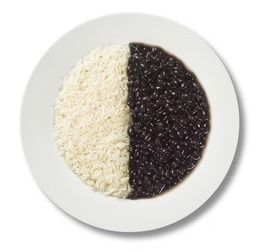
#> input picture ImageProcessing/images/feijao_com_arroz.png, 256 x 252 px, shrunk from 984 x 967 before the run, found by its file name
$ python aula3_pt2.py
#> lines starting #> are read from the running program, lines starting #| are printed output that depends on the picture
from PIL import Image
import matplotlib.pyplot as plt

CAMINHO_IMAGEM = "imagens/feijao_com_arroz.png"

# <1 ele diminui, >1 ele aumenta
CONTRASTE = 2.0
# >0 clareia, <0 escurece
ILUMINACAO = 20


# Aplica a curva de tom
def aplicar_curva(valor, contraste, iluminacao):

    novo_valor = (valor - 128) * contraste + 128
    novo_valor = novo_valor + iluminacao

    if novo_valor < 0:
        novo_valor = 0

    if novo_valor > 255:
        novo_valor = 255

    return int(novo_valor)


# Aplica a curva de tom parabólica
def aplicar_curva_parabolica(valor):

    novo_valor = ((valor / 256) ** 2) * 255

    return int(novo_valor)


# Aplica a curva "estourada"
# 0 -> máximo -> 0 -> máximo
def aplicar_curva_estourada(valor):

    if valor < 85:

        # 0 -> 255
        novo_valor = (valor / 85) * 255

    elif valor < 170:

        # 255 -> 0
        novo_valor = 255 - ((valor - 85) / 85) * 255

    else:

        # 0 -> 255
        novo_valor = ((valor - 170) / 85) * 255

    return int(novo_valor)


# Gera os valores da curva
def gerar_curva(contraste, iluminacao):

    curva = []

    for entrada in range(256):
        saida = aplicar_curva(
            entrada,
            contraste,
            iluminacao
        )

        curva.append(saida)

    return curva


# Gera os valores da curva parabólica
def gerar_curva_parabolica():

    curva = []

    for entrada in range(256):

        saida = aplicar_curva_parabolica(entrada)

        curva.append(saida)

    return curva


# Gera os valores da curva estourada
def gerar_curva_estourada():

    curva = []

    for entrada in range(256):

        saida = aplicar_curva_estourada(entrada)

        curva.append(saida)

    return curva


# modifica a imagem em tons de cinza
def modificar_imagem(imagem, contraste, iluminacao):

    # converte a imagem para tons de cinza
    imagem = imagem.convert("L")

    largura, altura = imagem.size

    # cria uma nova imagem em tons de cinza
    nova_imagem = Image.new(
        "L",
        (largura, altura)
    )

    pixels_originais = imagem.load()
    pixels_novos = nova_imagem.load()

    # Percorre todos os pixels
    for y in range(altura):

        for x in range(largura):

            valor = pixels_originais[x, y]

            # pra cada pixel, aplicamos o contraste e iluminação
            novo_valor = aplicar_curva(
                valor,
                contraste,
                iluminacao
            )

            pixels_novos[x, y] = novo_valor

    return nova_imagem


# Aplica a curva parabólica na imagem
def modificar_imagem_parabolica(imagem):

    imagem = imagem.convert("L")

    largura, altura = imagem.size

    nova_imagem = Image.new(
        "L",
        (largura, altura)
    )

    pixels_originais = imagem.load()
    pixels_novos = nova_imagem.load()

    for y in range(altura):

        for x in range(largura):

            valor = pixels_originais[x, y]

            novo_valor = aplicar_curva_parabolica(valor)

            pixels_novos[x, y] = novo_valor

    return nova_imagem


# Aplica a curva estourada na imagem
def modificar_imagem_estourada(imagem):

    imagem = imagem.convert("L")

    largura, altura = imagem.size

    nova_imagem = Image.new(
        "L",
        (largura, altura)
    )

    pixels_originais = imagem.load()
    pixels_novos = nova_imagem.load()

    for y in range(altura):

        for x in range(largura):

            valor = pixels_originais[x, y]

            novo_valor = aplicar_curva_estourada(valor)

            pixels_novos[x, y] = novo_valor

    return nova_imagem


# Transforma a imagem em negativa
def transformar_negativa(imagem):

    imagem = imagem.convert("L")

    largura, altura = imagem.size

    nova_imagem = Image.new(
        "L",
        (largura, altura)
    )

    pixels_originais = imagem.load()
    pixels_novos = nova_imagem.load()

    for y in range(altura):

        for x in range(largura):

            valor = pixels_originais[x, y]

            novo_valor = 255 - valor

            pixels_novos[x, y] = novo_valor

    return nova_imagem


def main():

    imagem_original = Image.open(CAMINHO_IMAGEM)
#> imagem_original is the input picture: PIL image 256x252 RGBA; mean R, G, B, A 209.3, 206.5, 201.2, 255

    # Converte para tons de cinza
    imagem_original = imagem_original.convert("L")
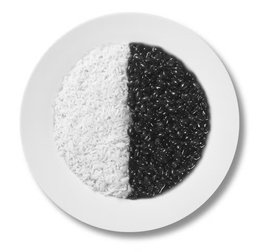
#> imagem_original: PIL image 256x252 L; min 14, max 255, mean 206.7

    # Modifica a imagem
    imagem_modificada = modificar_imagem(
        imagem_original,
        CONTRASTE,
        ILUMINACAO
    )
#> in modificar_imagem, `nova_imagem = Image.new( "L", (largura, altura) )`: nova_imagem: PIL image 256x252 L; every value is 0
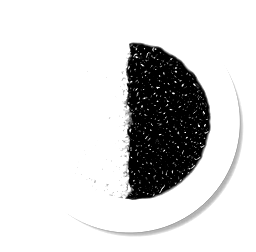
#> imagem_modificada: PIL image 256x252 L; min 0, max 255, mean 215.7

    # Imagem negativa
    imagem_negativa = transformar_negativa(
        imagem_original
    )
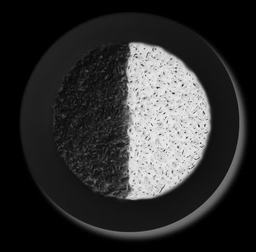
#> imagem_negativa: PIL image 256x252 L; min 0, max 241, mean 48.3

    # Imagem com curva parabólica
    imagem_parabolica = modificar_imagem_parabolica(
        imagem_original
    )
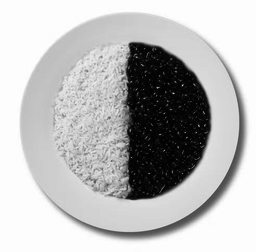
#> imagem_parabolica: PIL image 256x252 L; min 0, max 253, mean 186

    # imagem com curva estourada
    imagem_estourada = modificar_imagem_estourada(
        imagem_original
    )
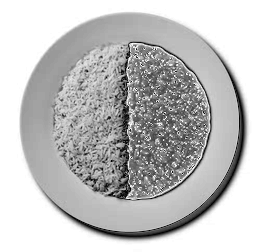
#> imagem_estourada: PIL image 256x252 L; min 0, max 255, mean 190.9

    # Gera a curva
    curva = gerar_curva(
        CONTRASTE,
        ILUMINACAO
    )

    # Gera a curva parabólica
    curva_parabolica = gerar_curva_parabolica()

    # gera a curva estourada
    curva_estourada = gerar_curva_estourada()

    # histogama da imagem parabolica

    histograma_parabolica = imagem_parabolica.histogram()

    # Histograma da imagem estourada

    histograma_estourada = imagem_estourada.histogram()

    # Cria a janela
    fig, eixos = plt.subplots(
        3,
        3,
        figsize=(18, 15)
    )

    # Imagem original
    eixos[0, 0].imshow(
        imagem_original,
        cmap="gray",
        vmin=0,
        vmax=255
    )

    eixos[0, 0].set_title("Imagem original")
    eixos[0, 0].axis("off")


    # Imagem modificada
    eixos[0, 1].imshow(
        imagem_modificada,
        cmap="gray",
        vmin=0,
        vmax=255
    )

    eixos[0, 1].set_title("Imagem modificada")
    eixos[0, 1].axis("off")


    # Imagem negativa
    eixos[0, 2].imshow(
        imagem_negativa,
        cmap="gray",
        vmin=0,
        vmax=255
    )

    eixos[0, 2].set_title("Imagem negativa")
    eixos[0, 2].axis("off")


    # Imagem parabólica
    eixos[1, 0].imshow(
        imagem_parabolica,
        cmap="gray",
        vmin=0,
        vmax=255
    )

    eixos[1, 0].set_title("Imagem - Curva parabólica")
    eixos[1, 0].axis("off")


    # Curva parabólica
    eixos[1, 1].plot(
        range(256),
        range(256),
        "--",
        color="gray",
        label="Original"
    )

    eixos[1, 1].plot(
        range(256),
        curva_parabolica,
        color="red",
        label="Parabólica"
    )

    eixos[1, 1].set_title("Curva de tom parabólica")
    eixos[1, 1].set_xlabel("Entrada")
    eixos[1, 1].set_ylabel("Saída")

    eixos[1, 1].set_xlim(0, 255)
    eixos[1, 1].set_ylim(0, 255)

    eixos[1, 1].grid(True, alpha=0.3)
    eixos[1, 1].legend()


    # Histograma da imagem parabólica
    eixos[1, 2].bar(
        range(256),
        histograma_parabolica,
        color="red",
        width=1
    )

    eixos[1, 2].set_title("Histograma - Curva parabólica")
    eixos[1, 2].set_xlabel("Intensidade")
    eixos[1, 2].set_ylabel("Quantidade de pixels")

    eixos[1, 2].set_xlim(0, 255)

    # Imagem estourada
    eixos[2, 0].imshow(
        imagem_estourada,
        cmap="gray",
        vmin=0,
        vmax=255
    )

    eixos[2, 0].set_title("Imagem - Curva estourada")
    eixos[2, 0].axis("off")


    # Curva estourada
    eixos[2, 1].plot(
        range(256),
        range(256),
        "--",
        color="gray",
        label="Original"
    )

    eixos[2, 1].plot(
        range(256),
        curva_estourada,
        color="purple",
        label="Estourada"
    )

    eixos[2, 1].set_title("Curva de tom estourada")
    eixos[2, 1].set_xlabel("Entrada")
    eixos[2, 1].set_ylabel("Saída")

    eixos[2, 1].set_xlim(0, 255)
    eixos[2, 1].set_ylim(0, 255)

    eixos[2, 1].grid(True, alpha=0.3)
    eixos[2, 1].legend()


    # Histograma da imagem estourada
    eixos[2, 2].bar(
        range(256),
        histograma_estourada,
        color="purple",
        width=1
    )

    eixos[2, 2].set_title("Histograma - Curva estourada")
    eixos[2, 2].set_xlabel("Intensidade")
    eixos[2, 2].set_ylabel("Quantidade de pixels")

    eixos[2, 2].set_xlim(0, 255)


    plt.tight_layout()
    plt.show()
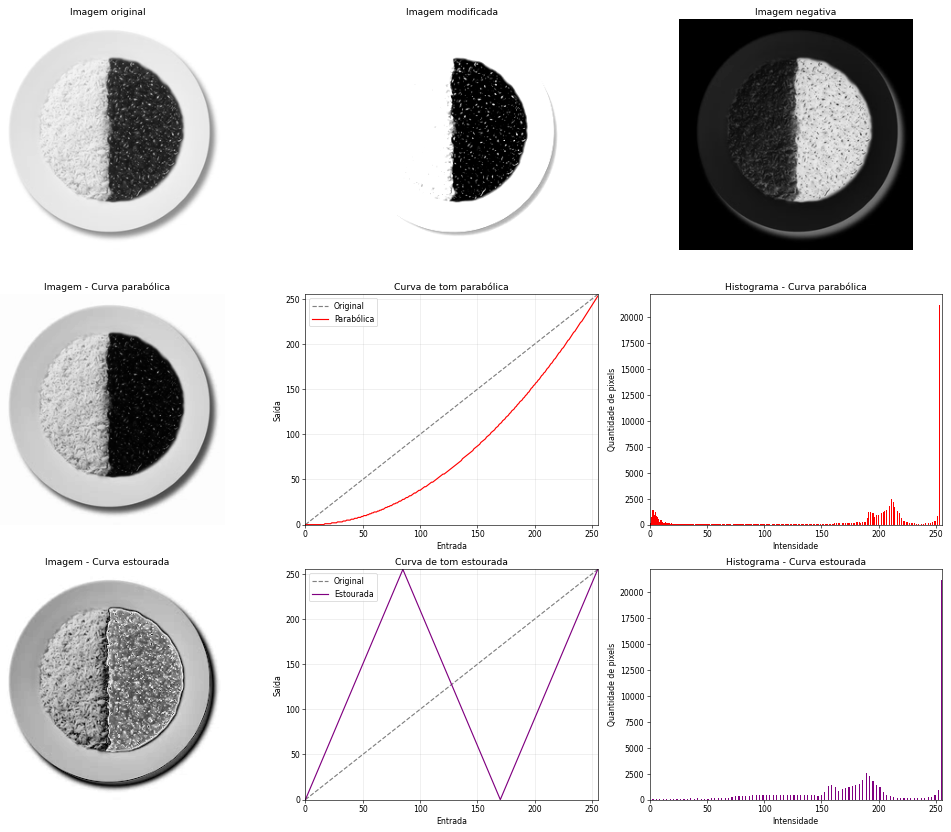
#> figure drawn by matplotlib, 9 panels; panel 5: curve peaks at x = 255, y = 255; panel 5: curve peaks at x = 255, y = 253; panel 6: tallest bar 21119 high, from x = 252.5 to 253.5; panel 8: curve peaks at x = 255, y = 255


if __name__ == "__main__":
    main()

$ run again, with ImageProcessing/images/imagem2 (1).png copied over ImageProcessing/images/feijao_com_arroz.png
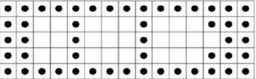
#> input picture ImageProcessing/images/imagem2 (1).png, 256 x 79 px, shrunk from 463 x 143 before the run, found by its file name
#> in main, imagem_original is the input picture: PIL image 256x79 RGBA; mean R, G, B, A 217, 217, 217, 255
#> imagem_original: PIL image 256x79 L
#> nova_imagem: PIL image 256x79 L; every value is 0
#> in main, `imagem_negativa = transformar_negativa( imagem_original )`:
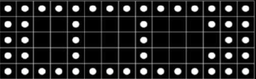
#> imagem_negativa: PIL image 256x79 L; min 0, max 255, mean 38
#> in main, `imagem_estourada = modificar_imagem_estourada( imagem_original )`:
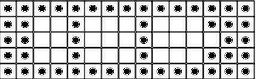
#> imagem_estourada: PIL image 256x79 L; min 0, max 255, mean 189.2
